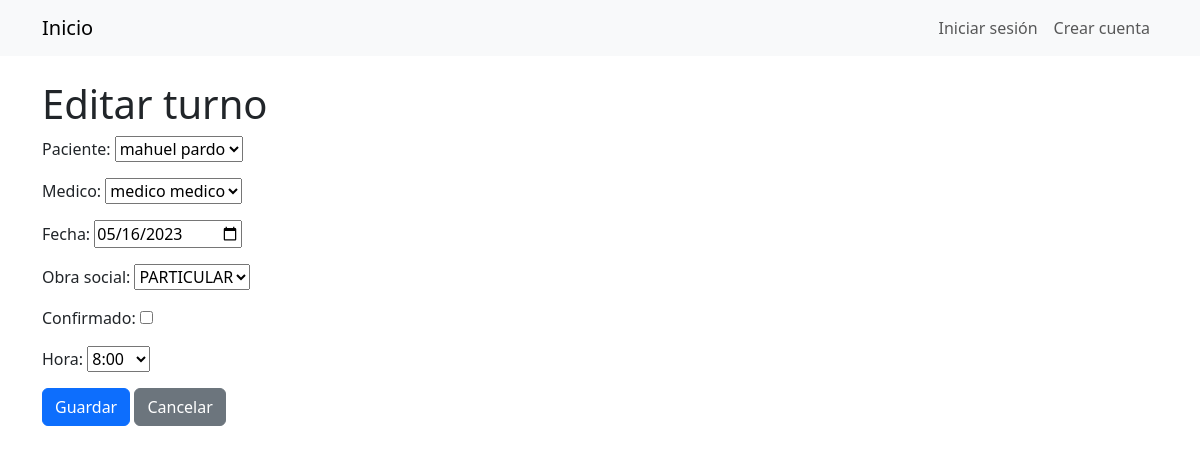
/turnos/editar/25/, run on the app's committed database.
### Gestion/models/turno.py (models this page shows, shortened)
class Turno(models.Model):
    paciente = models.ForeignKey(Paciente, on_delete=models.CASCADE)
    medico = models.ForeignKey(Medico, on_delete=models.CASCADE,related_name="turnos")
    fecha = models.DateField()
    hora = models.TimeField()
    obra_social = models.ForeignKey(ObraSocial, on_delete=models.SET_NULL, null=True, blank=True)
    confirmado = models.BooleanField(default=False)
    class Meta:
        ordering = ['fecha', 'hora']

### Gestion/views.py (the view)
# urls.py: path('turnos/editar/<int:pk>/', views.TurnoUpdateView.as_view(), name='turno_update'),
class TurnoUpdateView(generic.UpdateView):
    model = Turno
    form_class = TurnoForm
    template_name = 'turno/turno_form.html'
    success_url = reverse_lazy('turno_list')

### Gestion/forms.py (shortened to what this page needs)
class TurnoForm(forms.ModelForm):
    HORAS_DISPONIBLES = [
        (f'{hora}:{minutos:02d}', f'{hora}:{minutos:02d}') for hora in range(8, 21) for minutos in (0, 30)
    ]
    hora_numero = forms.ChoiceField(choices=HORAS_DISPONIBLES, label="Hora")
    class Meta:
        model = Turno
        fields = ['paciente', 'medico', 'fecha', 'obra_social', 'confirmado']
        widgets = {
            'fecha': forms.DateInput(attrs={'type': 'date'}, format='%Y-%m-%d')
        }
    def __init__(self, *args, paciente_id=None, medico_id=None, **kwargs):
        self.paciente_id = paciente_id
        self.medico_id = medico_id
        super().__init__(*args, **kwargs)
        if self.instance and self.instance.hora:
            self.initial['hora_numero'] = self.instance.hora.strftime('%H:%M')
            self.initial['fecha'] = self.instance.fecha

### Gestion/models/medico.py (called while the page is built)
    def __str__(self):
        return f'{self.usuario.nombre} {self.usuario.apellido}'

    def __str__(self):
        return self.nombre

### Gestion/models/paciente.py (called while the page is built)
    def __str__(self):
        return f'{self.usuario.nombre} {self.usuario.apellido}'

### Gestion/templates/turno/turno_form.html (shortened to what this page needs)
{% extends "base.html" %}
{% block content %}
  <h1>{% if object %}Editar turno{% else %}Agregar turno{% endif %}</h1>
  <form method="post">
    {{ form.as_p }}
    <button type="submit" class="btn btn-primary">Guardar</button>
    <a href="{% url 'turno_list' %}" class="btn btn-secondary">Cancelar</a>
  </form>
{% endblock %}

### data on the page
Turno: paciente "mahuel pardo", medico "medico medico", fecha "05/16/2023", obra_social "PARTICULAR"
